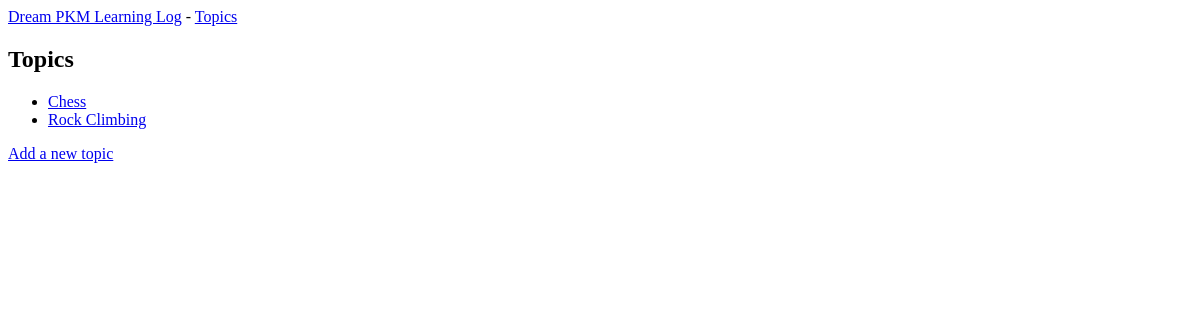
The page /topics/ on the database as committed earlier.
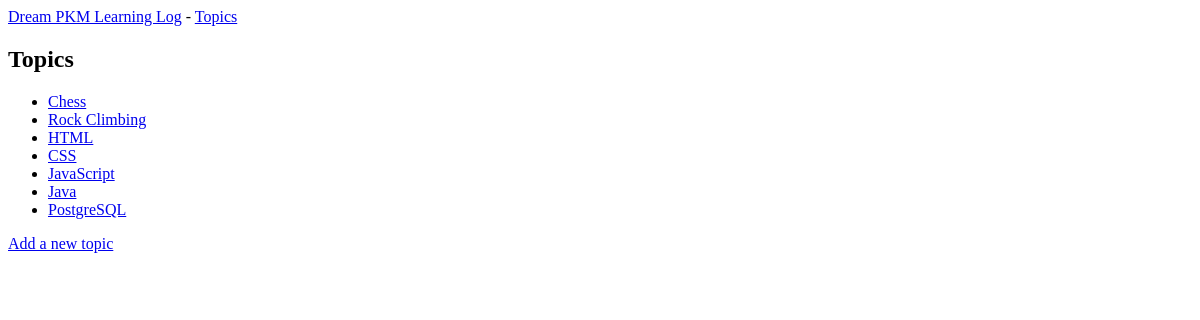
The same page on the database as committed later.
### learning_logs/models.py (models this page shows)
class Topic(models.Model):
    text = models.CharField(max_length=200)
    date_added = models.DateTimeField(auto_now_add=True)
    def __str__(self):
        return self.text

### learning_logs/views.py (the view)
# urls.py: path('topics/', views.topics, name='topics'),
def topics(request):
    topics = Topic.objects.order_by('date_added')
    context = {'topics': topics}
    return render(request, 'learning_logs/topics.html', context)

### learning_logs/templates/learning_logs/topics.html
{% extends "learning_logs/base.html" %}
{% block content %}
    <h2>Topics</h2>
    <ul>
        {% for topic in topics %}
            <li>
                <a href="{% url 'learning_logs:topic' topic.id %}">{{ topic }}</a>
            </li>
        {% empty %}
            <li>No topics have been added yet.</li>
        {% endfor %}
    </ul>
    <a href="{% url 'learning_logs:new_topic' %}">Add a new topic</a>
{% endblock content %}

### learning_logs/templates/learning_logs/base.html
<p>
    <a href="{% url 'learning_logs:index' %}">Dream PKM Learning Log</a> -
    <a href="{% url 'learning_logs:topics' %}">Topics</a>
</p>
{% block content %}{% endblock content %}

Rows that differ between the two databases and show on the page:
added Topic: text "HTML"
added Topic: text "CSS"
added Topic: text "JavaScript"
added Topic: text "Java"
added Topic: text "PostgreSQL"
